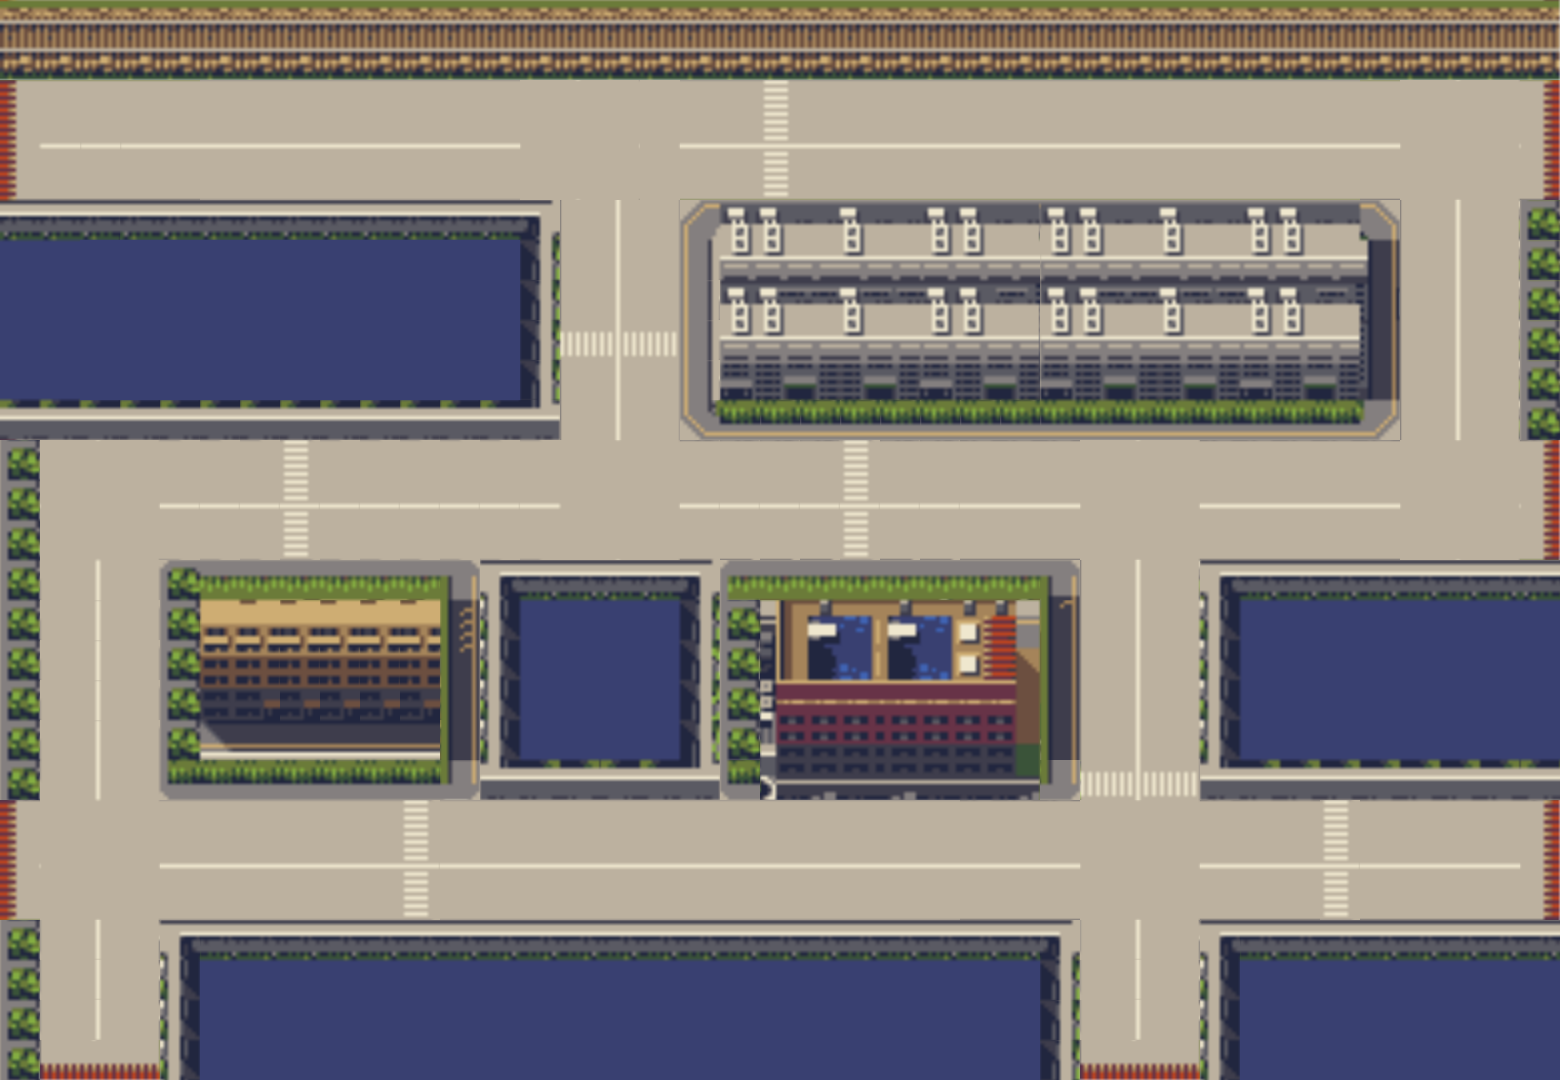

Tiled map render using the project's own tile images. Description and the map definition, with tile-layer contents summarised, below:
An orthogonal 39x27 tile map with 40x40 px tiles, 1 tile layer (map), 5 hidden layers not drawn, 5 tilesets.

<map version="1.9" tiledversion="1.9.2" orientation="orthogonal" renderorder="right-down" width="39" height="27" tilewidth="40" tileheight="40" infinite="0" nextlayerid="14" nextobjectid="5">
 <tileset firstgid="1" name="main_hero" tilewidth="40" tileheight="40" tilecount="1" columns="1">
  <image source="main_hero.png" trans="ffffff" width="40" height="40" />
 </tileset>
 <tileset firstgid="2" name="enemy1" tilewidth="40" tileheight="40" tilecount="1" columns="1">
  <image source="enemy1.png" trans="ffffff" width="40" height="40" />
 </tileset>
 <tileset firstgid="3" name="colors" tilewidth="40" tileheight="40" tilecount="270" columns="18">
  <image source="colors.png" trans="ffffff" width="725" height="625" />
 </tileset>
 <tileset firstgid="273" name="city_level1_ready" tilewidth="40" tileheight="40" tilecount="3344" columns="76">
  <image source="city_level1_ready.png" trans="ffffff" width="3064" height="1794" />
 </tileset>
 <tileset firstgid="3617" name="heal1" tilewidth="40" tileheight="40" tilecount="1" columns="1">
  <image source="../images/heal1.png" trans="ffffff" width="40" height="40" />
 </tileset>
 <layer id="1" name="map" width="39" height="27">
  <data>[1053 cells, 1053 non-empty, 348 distinct tile ids]</data>
 </layer>
 <layer id="13" name="collisions" width="39" height="27" visible="0">
  <data>[1053 cells, 272 non-empty, 1 distinct tile ids]</data>
 </layer>
 <group id="5" name="game_objects" visible="0">
  <layer id="12" name="finish" width="39" height="27">
   <data>[1053 cells, 3 non-empty, 1 distinct tile ids]</data>
  </layer>
  <layer id="11" name="heal_places" width="39" height="27">
   <data>[1053 cells, 7 non-empty, 1 distinct tile ids]</data>
  </layer>
  <layer id="10" name="enemy_places" width="39" height="27">
   <data>[1053 cells, 24 non-empty, 1 distinct tile ids]</data>
  </layer>
  <layer id="9" name="hero_place" width="39" height="27">
   <data>[1053 cells, 1 non-empty, 1 distinct tile ids]</data>
  </layer>
 </group>
</map>